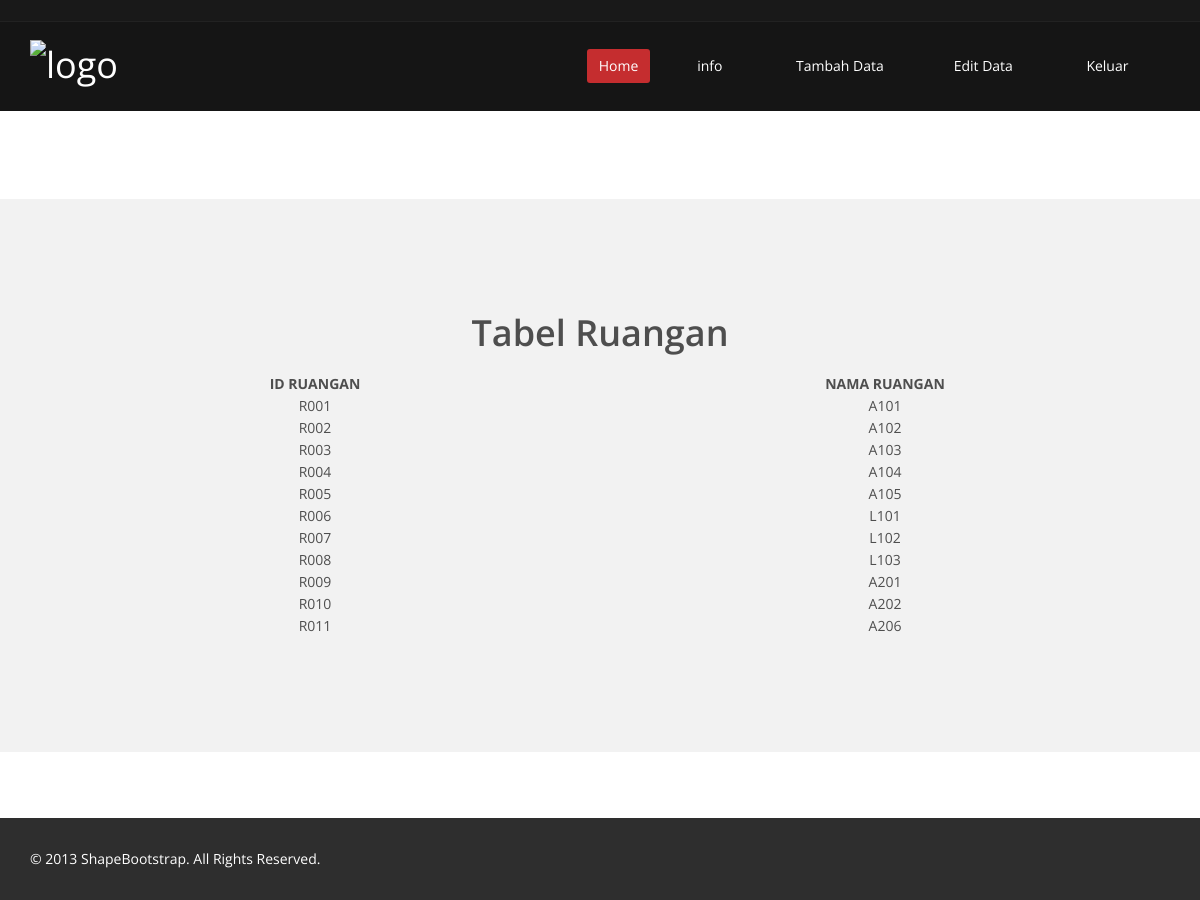
The page /sruangan.php (signed in) on the database its author committed.
### tables this page shows
CREATE TABLE IF NOT EXISTS `ruangan` (
  `ID_RUANGAN` char(4) NOT NULL,
  `NAMA_RUANGAN` varchar(10) NOT NULL
);

### sruangan.php (the view, shortened to what this page needs)
<?php
if ( !isset($_SESSION['logged-in']) || $_SESSION['logged-in'] !== true) {
header('Location: index.php');
exit;
} else { $query = "SELECT * FROM ruangan";
$result= mysql_query($query);
?>
<!DOCTYPE html>
<html lang="en">
<head>
    <link href="css/bootstrap.min.css" rel="stylesheet">
    <link href="css/font-awesome.min.css" rel="stylesheet">
    <link href="css/animate.min.css" rel="stylesheet">
    <link href="css/prettyPhoto.css" rel="stylesheet">
    <link href="css/main.css" rel="stylesheet">
    <link href="css/responsive.css" rel="stylesheet">
</head>
<body class="homepage">
    <header id="header">
        <div class="top-bar">
            <div class="container">
                <div class="row">
                    <div class="col-sm-6 col-xs-4">
                    </div>
                    <div class="col-sm-6 col-xs-8">
                           </div>
                       </div>
                    </div>
                </div>
        <nav class="navbar navbar-inverse" role="banner">
            <div class="container">
                <div class="navbar-header">
                    <a class="navbar-brand" href="index.html"><img src="images/logo.png" alt="logo"></a>
                </div>
                 <div class="collapse navbar-collapse navbar-right">
                    <ul class="nav navbar-nav">
                        <li class="active"><a href="admin_homepage.php">Home</a></li>
                        <li class="dropdown">
                            <a href="#" class="dropdown-toggle" data-toggle="dropdown">info <i class="fa fa-angle-down"></i></a>
                        </li>                      <li class="dropdown">
                            <a href="#" class="dropdown-toggle" data-toggle="dropdown">Tambah Data<i class="fa fa-angle-down"></i></a>
                        </li>                      <li class="dropdown">
                            <a href="#" class="dropdown-toggle" data-toggle="dropdown">Edit Data <i class="fa fa-angle-down"></i></a>
                        </li>
                        <li class="dropdown">
                            <a href="#" class="dropdown-toggle" data-toggle="dropdown">Keluar <i class="fa fa-angle-down"></i></a>
                        </li>
                    </ul>
                </div>
            </div>
        </nav>
    </header>
	<br><br><br><br>
    <section id="feature" >
        <div class="container">
           <div class="center wow fadeInDown">
		   <div id="container">
	<div class="shell">
		<br />
		<div id="main">
			<div class="cl">&nbsp;</div>
			<div id="content">
				<div class="box">
					<div class="box-head">
						<h2 class="left">Tabel Ruangan</h2>
					</div>
					<div class="table">
						<table width="100%" border="0" cellspacing="0" cellpadding="0" align='center'>
							<tr align='center'>
								<td width="200px"> <b> ID RUANGAN </b> </td>
								<td width="200px"> <b> NAMA RUANGAN</b> </td>
							</tr>
							<?php
							while ($data = mysql_fetch_array($result))
							{
								echo'<tr align=center>';
								echo'<td>'.$data['ID_RUANGAN'].'</td>';
								echo'<td>'.$data['NAMA_RUANGAN'].'</td>';
								echo'</tr>';
							}
							?>
						</table>
					</div>
       </div>
	   </div>
       </div>
    </section>
<br><br><br>
    <footer id="footer" class="midnight-blue">
        <div class="container">
            <div class="row">
                <div class="col-sm-6">
                    &copy; 2013 <a target="_blank" href="http://shapebootstrap.net/" title="Free Twitter Bootstrap WordPress Themes and HTML templates">ShapeBootstrap</a>. All Rights Reserved.
                </div>
            </div>
        </div>
    </footer>
</body>
</html>
<?php
     };
     ?>

### css/main.css (style rules this page uses)
body { background: #fff; font-family: 'Open Sans', sans-serif; color:#4e4e4e; line-height: 22px; }
h1, h2, h3, h4, h5, h6 { font-weight: 600; font-family: 'Open Sans', sans-serif; color:#4e4e4e; }
h2 { font-size: 20px; }
a { color: #c52d2f; -webkit-transition: color 300ms, background-color 300ms; -moz-transition: color 300ms, background-color 300ms; -o-transition: color 300ms, background-color 300ms; transition: color 300ms, background-color 300ms; }
.center h2 { font-size: 36px; margin-top: 0; margin-bottom: 20px; }
body > section { padding: 70px 0; }
.center { text-align: center; padding-bottom: 55px; }
.navbar>.container .navbar-brand { margin-left: 0; }
.top-bar { padding: 10px 0; background: #191919; border-bottom: 1px solid #222; line-height: 28px; }
.navbar-brand { padding: 0; margin:0; }
.navbar { border-radius: 0; margin-bottom: 0; background: #151515; padding: 15px 0; padding-bottom: 0; }
.navbar-nav { margin-top: 12px; }
.navbar-nav>li { margin-left: 35px; padding-bottom: 28px; }
.navbar-inverse .navbar-nav > li > a { padding: 5px 12px; margin: 0; border-radius: 3px; color: #fff; line-height: 24px; display: inline-block; }
.navbar-inverse { border: none; }
.navbar-inverse .navbar-brand { font-size: 36px; line-height: 50px; color: #fff; }
.navbar-inverse .navbar-nav > .active > a, .navbar-inverse .navbar-nav > .active > a:hover, .navbar-inverse .navbar-nav > .active > a:focus, .navbar-inverse .navbar-nav > .open > a, .navbar-inverse .navbar-nav > .open > a:hover, .navbar-inverse .navbar-nav > .open > a:focus { background-color: #c52d2f; color: #fff; }
.navbar-inverse .navbar-collapse, .navbar-inverse .navbar-form { border-top: 0; padding-bottom: 0; }
#feature { background: #f2f2f2; padding-bottom: 40px; }
#footer { padding-top: 30px; padding-bottom: 30px; color: #fff; background: #2e2e2e; }
#footer a { color: #fff; }

### rows shown on the page
ruangan: ID_RUANGAN "R001", NAMA_RUANGAN "A101"
ruangan: ID_RUANGAN "R002", NAMA_RUANGAN "A102"
ruangan: ID_RUANGAN "R003", NAMA_RUANGAN "A103"
ruangan: ID_RUANGAN "R004", NAMA_RUANGAN "A104"
ruangan: ID_RUANGAN "R005", NAMA_RUANGAN "A105"
ruangan: ID_RUANGAN "R006", NAMA_RUANGAN "L101"
ruangan: ID_RUANGAN "R007", NAMA_RUANGAN "L102"
ruangan: ID_RUANGAN "R008", NAMA_RUANGAN "L103"
ruangan: ID_RUANGAN "R009", NAMA_RUANGAN "A201"
ruangan: ID_RUANGAN "R010", NAMA_RUANGAN "A202"
ruangan: ID_RUANGAN "R011", NAMA_RUANGAN "A206"
